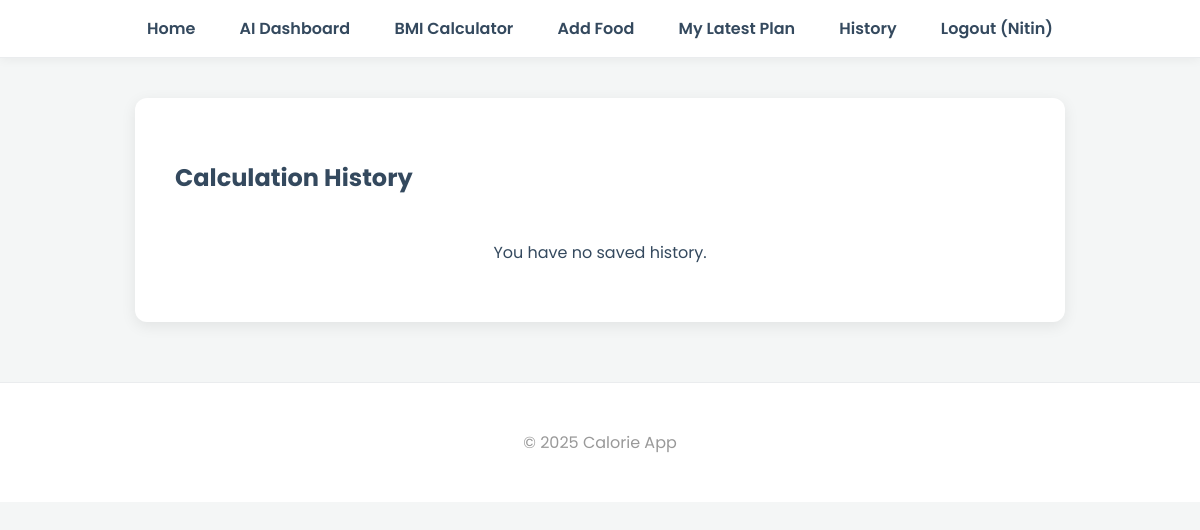
/history (signed in), run on an earlier commit of the app's database.
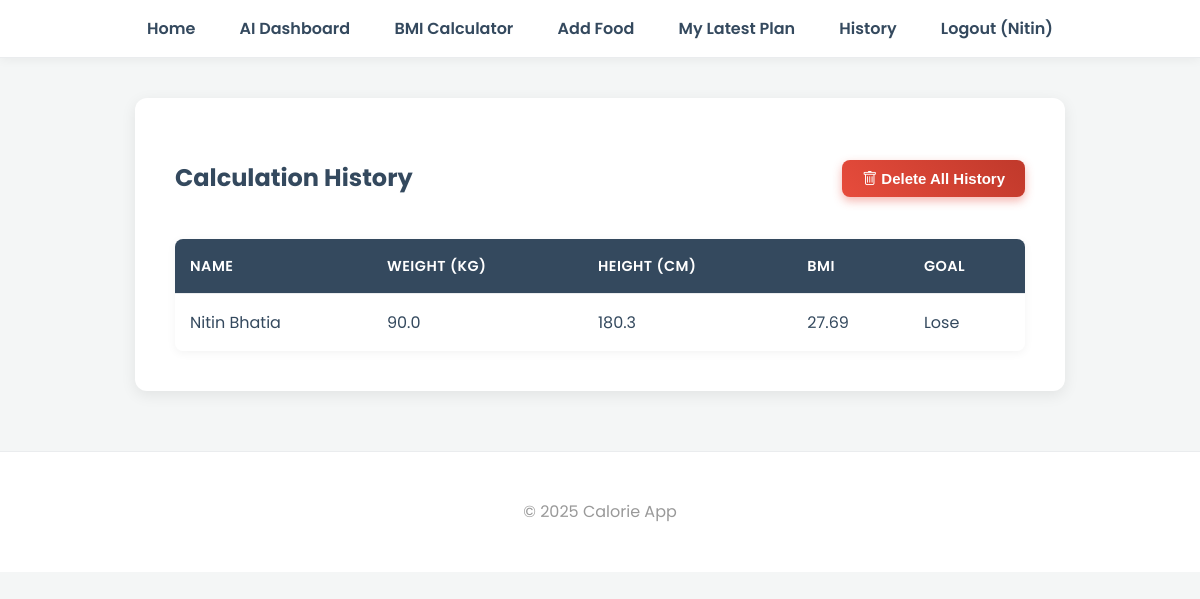
And on a later commit of the database.
### models.py (models this page shows)
class UserHistory(db.Model):
    id = db.Column(db.Integer, primary_key=True)
    user_id = db.Column(db.Integer, db.ForeignKey('user.id'), nullable=False)
    name = db.Column(db.String(50), nullable=False)
    weight = db.Column(db.Float, nullable=False)
    height = db.Column(db.Float, nullable=False)
    bmi = db.Column(db.Float, nullable=False)
    goal = db.Column(db.String(20))
    diet_plan = db.Column(db.Text)

### routes/diet_routes.py (the view)
@diet_bp.route('/history')
@login_required
def history():
    records = UserHistory.query.filter_by(user_id=current_user.id).order_by(UserHistory.id.desc()).all()
    return render_template("history.html", records=records)

### app.py (called while the page is built)
@login_manager.user_loader
def load_user(user_id):
    return User.query.get(int(user_id))

### templates/history.html
{% extends "base.html" %}
{% block content %}
<div class="container">
    <div class="history-header">
        <h2>Calculation History</h2>
        {% if records %}
        <form method="POST" action="{{ url_for('diet.delete_history') }}" onsubmit="return confirm('Are you sure you want to delete your entire history? This action cannot be undone.');">
            <button type="submit" class="btn delete-btn">
                <i class="bi bi-trash"></i> Delete All History
            </button>
        </form>
        {% endif %}
    </div>
    {% if records %}
    <table class="history-table">
        <thead>
            <tr>
                <th>Name</th>
                <th>Weight (kg)</th>
                <th>Height (cm)</th>
                <th>BMI</th>
                <th>Goal</th>
            </tr>
        </thead>
        <tbody>
            {% for record in records %}
            <tr>
                <td>{{ record.name }}</td>
                <td>{{ record.weight }}</td>
                <td>{{ record.height }}</td>
                <td>{{ record.bmi }}</td>
                <td>{{ record.goal|title }}</td>
            </tr>
            {% endfor %}
        </tbody>
    </table>
    {% else %}
    <div class="alert" style="margin-top: 20px;">
        <p>You have no saved history.</p>
    </div>
    {% endif %}
</div>
{% endblock %}

What changed in the data, as far as the page shows it:
added UserHistory: name "Nitin Bhatia", weight "90.0", height "180.3", bmi "27.69", goal "Lose"
Also different on the page:
text no longer shown: "You have no saved history."
text now shown: "Delete All History NAME WEIGHT (KG) HEIGHT (CM) BMI GOAL"
